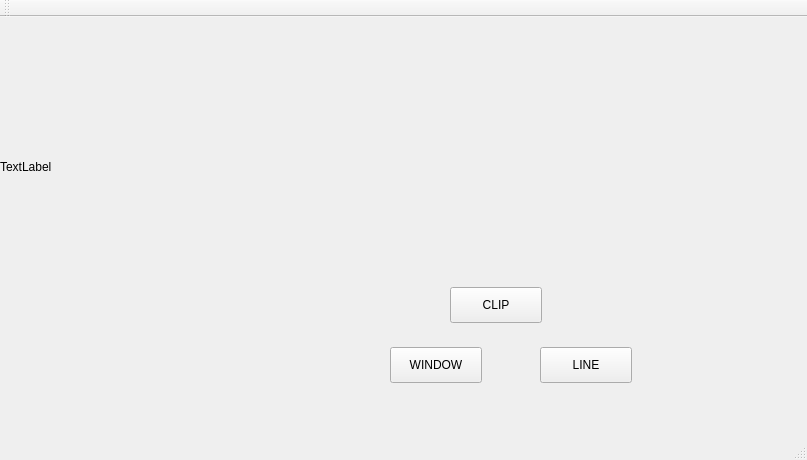
<?xml version="1.0" encoding="UTF-8"?>
<ui version="4.0">
 <class>MainWindow</class>
 <widget class="QMainWindow" name="MainWindow">
  <property name="geometry">
   <rect>
    <x>0</x>
    <y>0</y>
    <width>807</width>
    <height>460</height>
   </rect>
  </property>
  <property name="windowTitle">
   <string>MainWindow</string>
  </property>
  <widget class="QWidget" name="centralWidget">
   <widget class="QLabel" name="label">
    <property name="geometry">
     <rect>
      <x>0</x>
      <y>0</y>
      <width>300</width>
      <height>300</height>
     </rect>
    </property>
    <property name="text">
     <string>TextLabel</string>
    </property>
   </widget>
   <widget class="QPushButton" name="WINDOW">
    <property name="geometry">
     <rect>
      <x>390</x>
      <y>330</y>
      <width>92</width>
      <height>36</height>
     </rect>
    </property>
    <property name="text">
     <string>WINDOW</string>
    </property>
   </widget>
   <widget class="QPushButton" name="LINE">
    <property name="geometry">
     <rect>
      <x>540</x>
      <y>330</y>
      <width>92</width>
      <height>36</height>
     </rect>
    </property>
    <property name="text">
     <string>LINE</string>
    </property>
   </widget>
   <widget class="QPushButton" name="clip">
    <property name="geometry">
     <rect>
      <x>450</x>
      <y>270</y>
      <width>92</width>
      <height>36</height>
     </rect>
    </property>
    <property name="text">
     <string>CLIP</string>
    </property>
   </widget>
  </widget>
  <widget class="QMenuBar" name="menuBar">
   <property name="geometry">
    <rect>
     <x>0</x>
     <y>0</y>
     <width>807</width>
     <height>28</height>
    </rect>
   </property>
  </widget>
  <widget class="QToolBar" name="mainToolBar">
   <attribute name="toolBarArea">
    <enum>TopToolBarArea</enum>
   </attribute>
   <attribute name="toolBarBreak">
    <bool>false</bool>
   </attribute>
  </widget>
  <widget class="QStatusBar" name="statusBar"/>
 </widget>
 <layoutdefault spacing="6" margin="11"/>
 <resources/>
 <connections/>
</ui>
